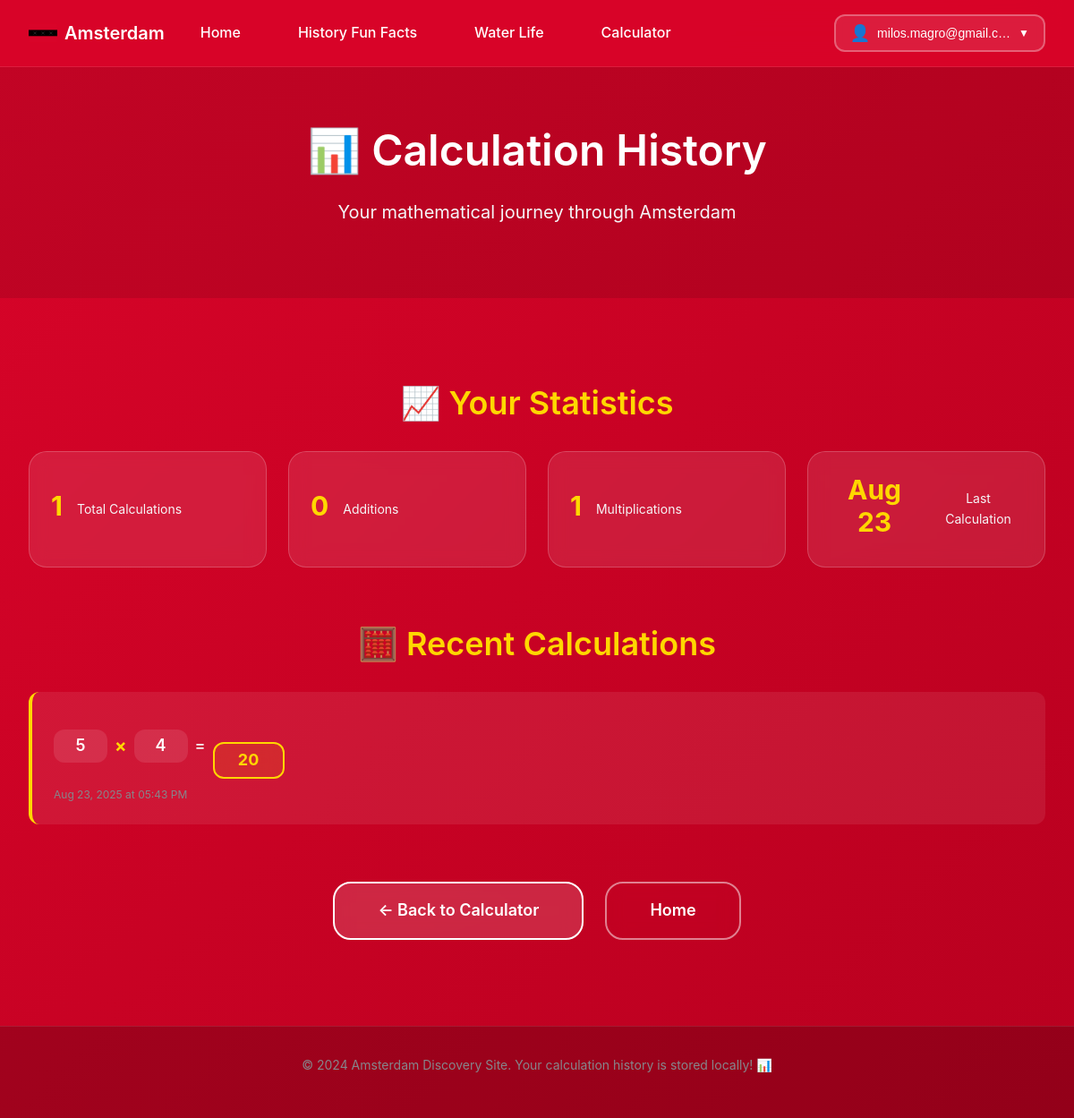
Page /calculation-history (signed in) on the committed database.
### models.py (models this page shows, shortened)
class User(UserMixin, db.Model):
    __tablename__ = 'users'
    id = db.Column(db.String(36), primary_key=True, default=lambda: str(uuid.uuid4()))
    email = db.Column(db.String(120), unique=True, nullable=False, index=True)
    password_hash = db.Column(db.String(255), nullable=False)
    is_admin = db.Column(db.Boolean, default=False, nullable=False)  # NEW: Admin role
    created_at = db.Column(db.DateTime, default=datetime.utcnow)
    calculations = db.relationship('Calculation', backref='user', lazy=True, cascade='all, delete-orphan')
    chat_messages = db.relationship('ChatMessage', backref='user', lazy=True, cascade='all, delete-orphan')
    def is_administrator(self):
        return self.is_admin

class Calculation(db.Model):
    __tablename__ = 'calculations'
    id = db.Column(db.Integer, primary_key=True)
    user_id = db.Column(db.String(36), db.ForeignKey('users.id'), nullable=False)
    number1 = db.Column(db.Float, nullable=False)
    number2 = db.Column(db.Float, nullable=False)
    operation = db.Column(db.String(20), nullable=False)  # 'add', 'subtract', etc.
    result = db.Column(db.Float, nullable=False)
    calculated_at = db.Column(db.DateTime, default=datetime.utcnow)

### app.py (the view)
@app.route("/calculation-history")
@login_required  # Must be logged in to see history
def calculation_history():
    try:
        calculations = Calculation.query.filter_by(user_id=current_user.id).order_by(Calculation.calculated_at.desc()).all()
        return render_template("calculation_history.html", calculations=calculations)
    except Exception as e:
        print(f"❌ Error loading calculation history: {e}")
        return render_template("calculation_history.html", calculations=[], error="Could not load calculation history")

### app.py (called while the page is built)
@login_manager.user_loader
def load_user(user_id):
    return User.query.get(user_id)

### templates/calculation_history.html (shortened to what this page needs)
<!DOCTYPE html>
<html lang="en">
<head>
    <link rel="stylesheet" href="{{ url_for('static', filename='styles/main.css') }}">
</head>
<body>
    <header class="header">
        <nav class="nav">
            <div class="nav-container">
                <a href="{{ url_for('home') }}" class="nav-logo">
                    <img src="{{ url_for('static', filename='assets/amsterdam-flag.svg') }}" alt="Amsterdam flag" class="flag-icon">
                    <span class="nav-title">Amsterdam</span>
                </a>
                <ul class="nav-links">
                    <li><a href="{{ url_for('home') }}" class="nav-link">Home</a></li>
                    <li><a href="{{ url_for('history') }}" class="nav-link">History Fun Facts</a></li>
                    <li><a href="{{ url_for('water') }}" class="nav-link">Water Life</a></li>
                    <li><a href="{{ url_for('calculator') }}" class="nav-link">Calculator</a></li>
                </ul>
                {% include 'user_menu.html' %}
            </div>
        </nav>
    </header>
    <main class="main">
        <section class="page-hero">
            <div class="page-container">
                <h1 class="page-title">📊 Calculation History</h1>
                <p class="page-subtitle">Your mathematical journey through Amsterdam</p>
            </div>
        </section>
        <section class="content">
            <div class="content-container">
                {% if error %}
                    <div class="calc-result error">
                        <h3>❌ Error: {{ error }}</h3>
                        <p><a href="{{ url_for('calculator') }}">← Back to Calculator</a></p>
                    </div>
                {% elif calculations %}
                    <div class="calculation-stats">
                        <h2>📈 Your Statistics</h2>
                        <div class="stats-grid">
                            <div class="stat-card">
                                <h3>{{ calculations|length }}</h3>
                                <p>Total Calculations</p>
                            </div>
                            <div class="stat-card">
                                <h3>{{ calculations|selectattr('operation', 'equalto', 'add')|list|length }}</h3>
                                <p>Additions</p>
                            </div>
                            <div class="stat-card">
                                <h3>{{ calculations|selectattr('operation', 'equalto', 'multiply')|list|length }}</h3>
                                <p>Multiplications</p>
                            </div>
                            <div class="stat-card">
                                <h3>{{ calculations[0].calculated_at.strftime('%b %d') if calculations else 'Never' }}</h3>
                                <p>Last Calculation</p>
                            </div>
                        </div>
                    </div>
                    <div class="calculation-list">
                        <h2>🧮 Recent Calculations</h2>
                        <div class="calculations-grid">
                            {% for calc in calculations %}
                                <div class="calculation-card">
                                    <div class="calc-expression">
                                        <span class="calc-number">{{ calc.number1|round(2) if calc.number1 != calc.number1|int else calc.number1|int }}</span>
                                        <span class="calc-operator">
                                            {% if calc.operation == 'add' %}+
                                            {% elif calc.operation == 'subtract' %}−
                                            {% elif calc.operation == 'multiply' %}×
                                            {% elif calc.operation == 'divide' %}÷
                                            {% endif %}
                                        </span>
                                        <span class="calc-number">{{ calc.number2|round(2) if calc.number2 != calc.number2|int else calc.number2|int }}</span>
                                        <span class="calc-equals">=</span>
                                        <span class="calc-result">{{ calc.result|round(2) if calc.result != calc.result|int else calc.result|int }}</span>
                                    </div>
                                    <div class="calc-meta">
                                        <span class="calc-time">{{ calc.calculated_at.strftime('%b %d, %Y at %I:%M %p') }}</span>
                                    </div>
                                </div>
                            {% endfor %}
                        </div>
                    </div>
                {% else %}
                    <div class="empty-state">
                        <h2>🧮 No Calculations Yet</h2>
                        <p>You haven't performed any calculations yet. Start calculating to see your history here!</p>
                        <a href="{{ url_for('calculator') }}" class="cta-button">Try the Calculator</a>
                    </div>
                {% endif %}
                <div class="history-actions">
                    <a href="{{ url_for('calculator') }}" class="cta-button">← Back to Calculator</a>
                    <a href="{{ url_for('home') }}" class="cta-button secondary">Home</a>
                </div>
            </div>
        </section>
    </main>
    <footer class="footer">
        <div class="footer-container">
            <p class="footer-text">&copy; 2024 Amsterdam Discovery Site. Your calculation history is stored locally! 📊</p>
        </div>
    </footer>
</body>
</html>

### templates/user_menu.html (shortened to what this page needs)
<div class="user-menu">
    {% if current_user.is_authenticated %}
        <div class="user-dropdown">
            <button class="user-button" onclick="toggleDropdown()">
                <span class="user-icon">👤</span>
                <span class="user-email">{{ current_user.email }}</span>
                <span class="dropdown-arrow">▼</span>
            </button>
        </div>
    {% else %}
        <div class="auth-buttons">
            <a href="{{ url_for('login') }}" class="auth-btn login-btn">Login</a>
            <a href="{{ url_for('register') }}" class="auth-btn signup-btn">Sign Up</a>
        </div>
    {% endif %}
</div>

### rows in the picture
User: email "milos.magro@gmail.c…"
Calculation: calculated_at "Aug 23", number1 "5", number2 "4", result "20", calculated_at "Aug 23, 2025 at 05:43 PM"

### other values in the picture
{{ calculations|length }} "1"
{{ calculations|selectattr('operation', 'equalto', 'add')|list|length }} "0"
